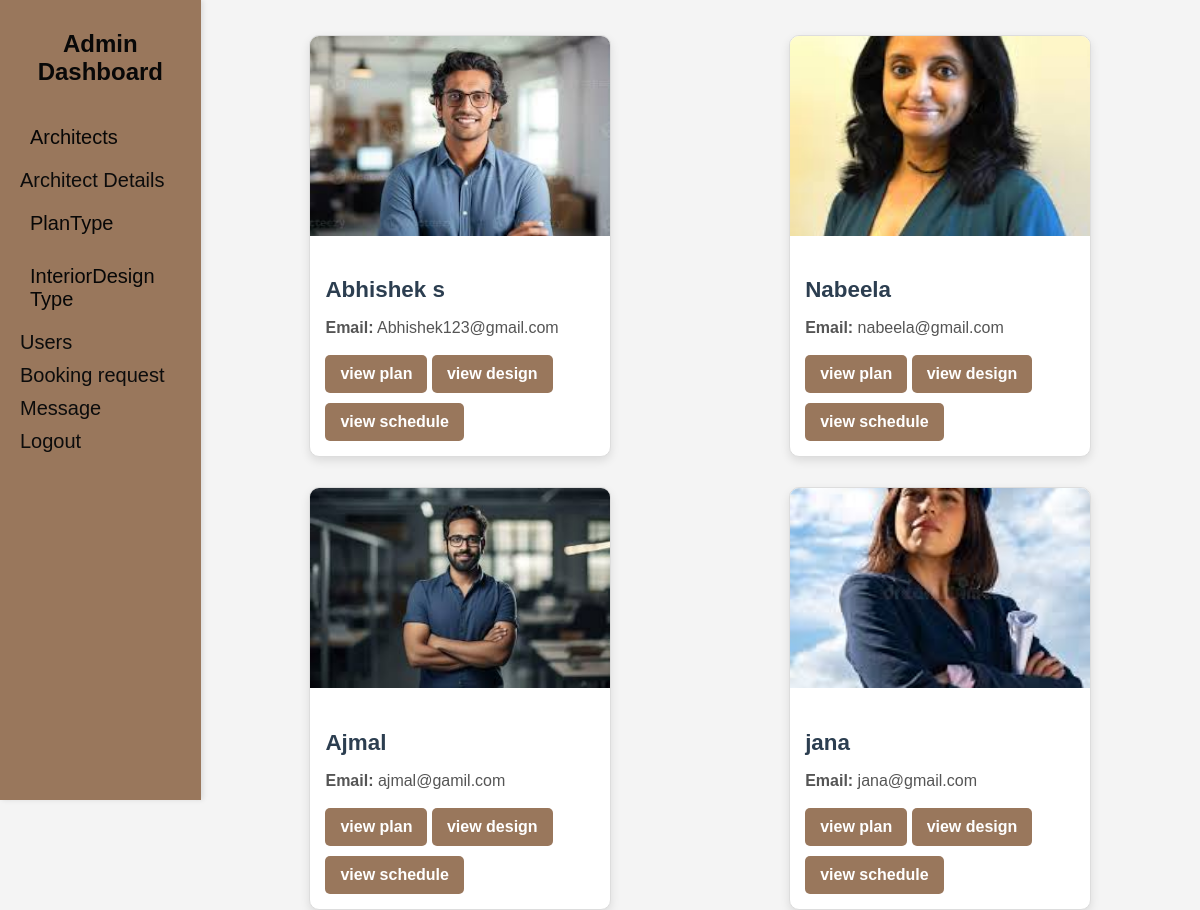
Screenshot of /raising-master_new/adminviewplan.php with the database file from the repository.
### tables this page shows
CREATE TABLE `add_architect` (
  `architect_id` int(11) NOT NULL,
  `name` varchar(200) NOT NULL,
  `photo` varchar(70) NOT NULL,
  `email` varchar(200) NOT NULL,
  `address` varchar(500) NOT NULL,
  `phoneno` int(10) NOT NULL,
  `qualification` varchar(70) NOT NULL,
  `qualificationcertificate` varchar(70) NOT NULL,
  `experience` varchar(200) NOT NULL,
  `password` varchar(8) NOT NULL
);

### raising-master_new/adminviewplan.php (the view, shortened to what this page needs)
<?php
include 'admin-side.php';
?>
<html>
    <head>
    <link rel="stylesheet" type="text/css" href="3.css">
</head>
</html>
<?php
include 'connection.php';
$sql = "SELECT architect_id, name, photo, email  FROM add_architect";
$result = mysqli_query($con, $sql);
if ($result->num_rows > 0) {
    echo "<div class='architects-container'>";
    while ($row = $result->fetch_assoc()) {
         $filename1=$row["photo"];
        $architect_id = $row['architect_id'];
        $name = $row['name'];
        $email = $row['email'];
        echo "
        <div class='architect-card'>
            <img src='architectphotos/$filename1' alt='$name' class='architect-image'>
            <div class='architect-info'>
                <h3>$name</h3>
                <p><strong>Email:</strong> $email</p>
              <a href='adminviewplan2.php?architect_id=$architect_id' class='book-button'>view plan</a>
              <a href='adminviewdesign2.php?architect_id=$architect_id' class='book-button'>view design</a>
              <a href='adminviewarchschedule.php?architect_id=$architect_id' class='book-button'>view schedule</a>
            </div>
        </div>
        ";
    }
    echo "</div>";
} else {
    echo "<p>No architects available.</p>";
}
?>

### raising-master_new/admin-dash.css (style rules this page uses)
body { margin: 0; font-family: Arial, sans-serif; color: #2c3e50; }
a { text-decoration: none; color: inherit; }

### raising-master_new/formstyle.css (style rules this page uses)
body { font-family: Arial, sans-serif; background-color: #f4f4f4; margin: 0; padding: 0; box-sizing: border-box; }

### raising-master_new/3.css (style rules this page uses)
.architects-container { display: flex; flex-wrap: wrap; justify-content: space-around; margin: 20px; }
.architect-card { background-color: #fff; border: 1px solid #ddd; border-radius: 10px; overflow: hidden; width: 300px; margin: 15px; box-shadow: 0 4px 10px rgba(0, 0, 0, 0.1); transition: transform 0.3s ease; }
.architect-image { width: 100%; height: 200px; object-fit: cover; }
.architect-info { padding: 15px; }
.architect-info h3 { font-size: 1.4em; margin-bottom: 10px; }
.architect-info p { font-size: 1em; margin-bottom: 8px; color: #555; }
.architect-info a.book-button { display: inline-block; padding: 10px 15px; background-color: #99775c; color: white; text-decoration: none; border-radius: 5px; font-weight: bold; text-align: center; margin-top: 10px; transition: background-color 0.3s ease; }

### rows the page displays
add_architect: photo (picture), name "Abhishek s", email "Abhishek123@gmail.com"
add_architect: photo (picture), name "Nabeela", email "nabeela@gmail.com"
add_architect: photo (picture), name "Ajmal", email "ajmal@gamil.com"
add_architect: photo (picture), name "jana", email "jana@gmail.com"
